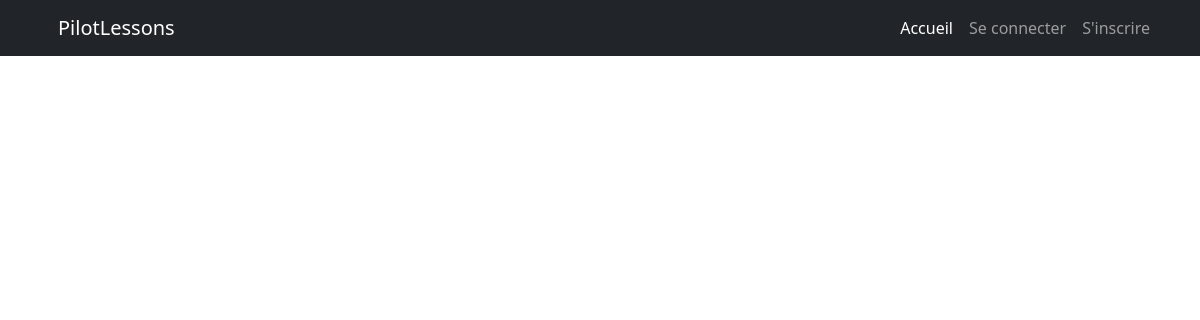
The app's page /, older data.
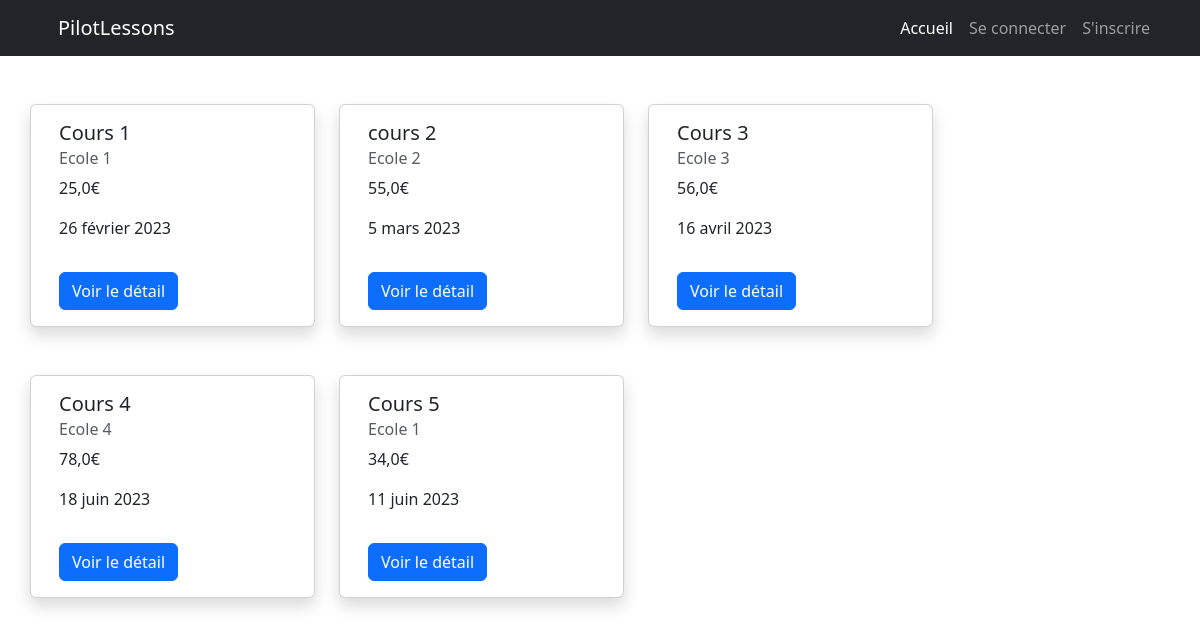
The same page, newer data.
### booking/models.py (models this page shows, shortened)
class pilotEvent (models.Model):
    schoolName = models.CharField(max_length=128)
    title = models.CharField(max_length=128, default= 'test')
    image = models.ImageField(upload_to="image", blank=True, null =True)
    nbPerson = models.IntegerField(default = 0)
    price = models.FloatField(default = 0.0)
    date =models.DateField()
    description = models.TextField(blank=True)
    def get_absolute_url(self):
        return reverse("event_detail", kwargs={"id": self.id})

### booking/views.py (the view)
# urls.py: path('', index, name="index"),
def index(request):
    events = pilotEvent.objects.all()
    return render(request, 'booking/bookingList.html', context= {"events": events})

### booking/templates/booking/bookingList.html (shortened to what this page needs)
{% extends 'base.html' %}
{% block content %}
<div class="container">
    <div class="row ">
    {% for event in events %}
        <div class="card col-3 me-4 mt-5 shadow">
            <div class="card-body">
                <h5 class="card-title">{{ event.title }}</h5>
                <h6 class="card-subtitle mb-2 text-muted">{{ event.schoolName }}</h6>
                <p class="card-text">{{ event.price }}€</p>
                <p class="card-text">{{ event.date }}</p>
            </div>
            <div class="card-body">
                <a href="{{ event.get_absolute_url }}" class="btn btn-primary">Voir le détail</a>
              </div>
        </div>
    {% endfor %}
    </div>
</div>
{% endblock %}

### templates/base.html (shortened to what this page needs)
<!DOCTYPE html>
<html lang="fr">
    <head>
        <link rel="stylesheet" href="">
            {% load bootstrap5 %}
            {% bootstrap_css %}
    </head>
    <body>
        <nav class="navbar navbar-expand-lg  navbar-dark bg-dark static-top">
            <div class="container">
              <a class="navbar-brand" href="#">
                <a class="navbar-brand" href="{% url 'index' %}">PilotLessons</a>
              </a>
              <div class="collapse navbar-collapse">
                <ul class="navbar-nav ms-auto">
                  <li class="nav-item">
                    <a class="nav-link active" aria-current="page" href="{% url 'index' %}">Accueil</a>
                  </li>
                  {% if  user.is_authenticated %}
                    <li class="nav-item">
                      <a class="nav-link" href="{% url 'index' %}">Mes réservations</a>
                    </li>
                    <li class="nav-item">
                      <a class="nav-link" href="{% url 'logout' %}">Se déconnecter</a>
                    </li>
                    {% else %}
                    <li class="nav-item">
                      <a class="nav-link" href="{% url 'login' %}">Se connecter</a>
                    </li>
                    <li class="nav-item">
                      <a class="nav-link" href="{% url 'signup' %}">S'inscrire</a>
                    </li>
                  {% endif %}
                </ul>
              </div>
            </div>
          </nav>
        {% block content %}
        {% endblock %}
    </body>
</html>

Row changes from the older to the newer data that the page shows:
added pilotEvent: title "Cours 1", schoolName "Ecole 1", price "25,0", date "26 février 2023"
added pilotEvent: title "cours 2", schoolName "Ecole 2", price "55,0", date "5 mars 2023"
added pilotEvent: title "Cours 3", schoolName "Ecole 3", price "56,0", date "16 avril 2023"
added pilotEvent: title "Cours 4", schoolName "Ecole 4", price "78,0", date "18 juin 2023"
added pilotEvent: title "Cours 5", schoolName "Ecole 1", price "34,0", date "11 juin 2023"
